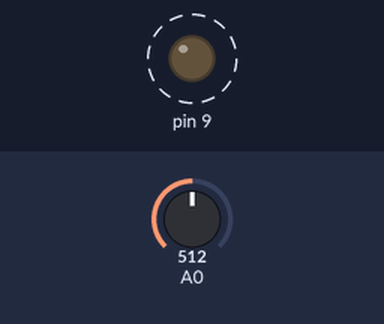
Recording of a sketch running on a simulated Arduino Uno, built with avr-gcc and run on an emulated ATmega328P. On the bench: output pins drawn as LEDs (lit = HIGH). Dashed ring = blinking. The test bench sets the inputs (shaded band); at power-on: A0 = 512.

Above: at 1.8 s.
1.9 s: A0 set to 0
At 3.3 s:
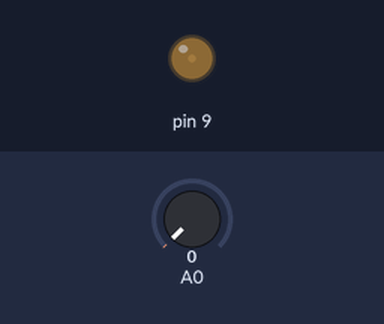
3.6 s: A0 set to 122
At 3.9 s:
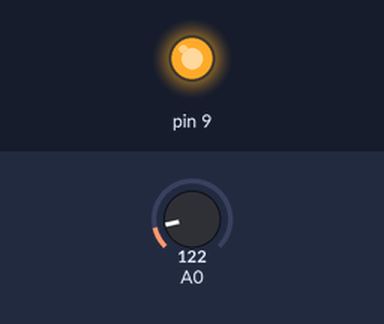
Timing chart, 0 to 13.1 s (numbered marks = the images above; inputs shaded):
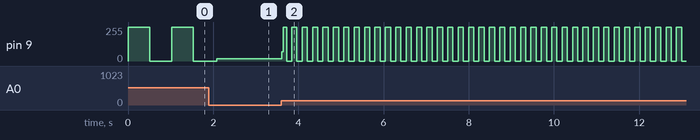

Measured:
- after the input at 3.6 s, pin 9: 18/255 → 69/255 at once, then moves between 0/255 and 255/255, repeating every 0.24 s
- by itself, pin 9: alternates 255/255 for 0.51 s and 0/255 for 0.51 s

The sketch:

Potensio_LED.ino
```cpp
int sensorVal = 0;

void setup()
{
pinMode(A0, INPUT);
pinMode(9, OUTPUT);
}

void loop()
{
	sensorVal = analogRead(A0);
  	digitalWrite(9,1);
  	delay(sensorVal);
  	digitalWrite(9,0);
  	delay(sensorVal);

}
```
